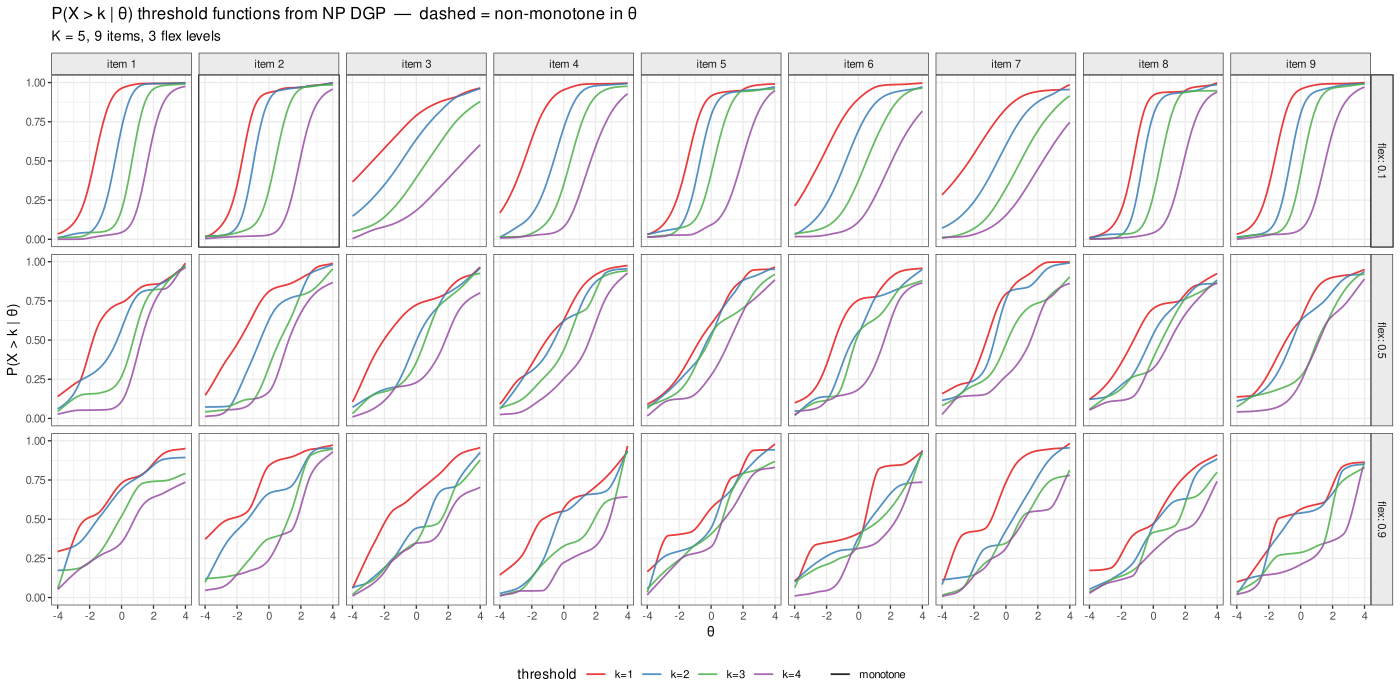

This chart was generated by the following R code:
## diag_threshold_monotonicity.R
## Checks whether the NP DGP produces non-monotone threshold functions P(X>k|theta)
## at high flex — the proposed mechanism behind the non-monotone imv_t_oracle pattern.
##
## Output: src/diag_threshold_monotonicity.pdf

suppressPackageStartupMessages({
  library(ggplot2)
  library(dplyr)
  library(tidyr)
})

OUT <- "/home/ben/Dropbox/Apps/Overleaf/binomial_model/src"

## ── NP DGP functions (copied from gpcm_binomial_sweep_np.R) ──────────────────

gpcm_probs <- function(theta, a, b) {
  K  <- length(b) + 1L
  ln <- matrix(0, nrow = length(theta), ncol = K)
  for (k in seq_len(K - 1L))
    ln[, k + 1L] <- ln[, k] + a * (theta - b[k])
  ln <- ln - apply(ln, 1, max)
  ex <- exp(ln); ex / rowSums(ex)
}

rand_mono_spline <- function(n_knots = 7L) {
  x_k <- seq(-4, 4, length.out = n_knots)
  y_k <- sort(runif(n_knots))
  splinefun(x_k, y_k, method = "monoH.FC")
}

np_probs <- function(theta, a_j, b_j, K, flex, splines_j) {
  n       <- K - 1L
  theta_c <- pmin(pmax(theta, -4), 4)

  gpcm_cat <- gpcm_probs(theta, a_j, b_j)
  gpcm_cum <- matrix(NA_real_, length(theta), n)
  for (k in seq_len(n))
    gpcm_cum[, k] <- 1 - rowSums(gpcm_cat[, seq_len(k), drop = FALSE])

  rand_cum <- matrix(NA_real_, length(theta), n)
  for (k in seq_len(n))
    rand_cum[, k] <- pmin(pmax(splines_j[[k]](theta_c), 0), 1)

  cum <- (1 - flex) * gpcm_cum + flex * rand_cum
  if (n > 1L) cum <- t(apply(cum, 1, sort, decreasing = TRUE))

  probs <- cbind(
    1 - cum[, 1],
    if (n > 1L) cum[, seq_len(n - 1L), drop = FALSE] -
                cum[, seq_len(n - 1L) + 1L, drop = FALSE],
    cum[, n]
  )
  pmax(probs, 1e-10)
}

## ── Diagnostic ───────────────────────────────────────────────────────────────

K       <- 5L
n_bound <- K - 1L
theta_g <- seq(-4, 4, length.out = 300)
n_items <- 9L
flex_vals <- c(0.1, 0.5, 0.9)

set.seed(42)
rows <- lapply(flex_vals, function(flex) {
  lapply(seq_len(n_items), function(j) {
    a_j       <- rlnorm(1, 0, 0.5)
    b_j       <- seq(-1.5, 1.5, length.out = n_bound) + rnorm(n_bound, 0, 0.3)
    splines_j <- lapply(seq_len(n_bound), function(k) rand_mono_spline())
    probs     <- np_probs(theta_g, a_j, b_j, K, flex, splines_j)
    ## cumulative P(X > k) for k = 1 ... K-1
    cum <- t(apply(probs, 1, function(p) rev(cumsum(rev(p)))[-1]))
    data.frame(
      theta     = rep(theta_g, n_bound),
      prob      = as.vector(cum),
      threshold = factor(rep(paste0("k=", seq_len(n_bound)), each = length(theta_g))),
      item      = paste0("item ", j),
      flex      = flex
    )
  })
})
df <- do.call(rbind, do.call(c, rows))

## Flag non-monotone curves: P(X>k|theta) should be non-decreasing in theta
non_mono <- df |>
  group_by(flex, item, threshold) |>
  arrange(theta) |>
  summarize(
    is_non_monotone = any(diff(prob) < -1e-6),
    max_decrease    = if (any(diff(prob) < 0)) min(diff(prob)) else 0,
    .groups = "drop"
  )

cat("Non-monotone threshold curves by flex level:\n")
non_mono |>
  group_by(flex) |>
  summarize(
    n_curves        = n(),
    n_non_monotone  = sum(is_non_monotone),
    pct             = round(100 * mean(is_non_monotone), 1),
    worst_decrease  = round(min(max_decrease), 4),
    .groups = "drop"
  ) |> print()

cat("\nPer-item breakdown at flex=0.9:\n")
non_mono |> filter(flex == 0.9) |>
  select(item, threshold, is_non_monotone, max_decrease) |>
  arrange(item, threshold) |> print(n = 40)

## ── Plot: threshold curves coloured by monotonicity ──────────────────────────
df_flag <- df |>
  left_join(non_mono |> select(flex, item, threshold, is_non_monotone),
            by = c("flex", "item", "threshold"))

p <- ggplot(df_flag, aes(x = theta, y = prob,
                         colour = threshold,
                         linetype = is_non_monotone,
                         group = interaction(threshold, item))) +
  geom_line(linewidth = 0.6, alpha = 0.85) +
  facet_grid(flex ~ item, labeller = labeller(flex = label_both)) +
  scale_linetype_manual(values = c("FALSE" = "solid", "TRUE" = "dashed"),
                        labels = c("FALSE" = "monotone", "TRUE" = "NON-MONOTONE"),
                        name = NULL) +
  scale_colour_brewer(palette = "Set1", name = "threshold") +
  labs(
    title = "P(X > k | θ) threshold functions from NP DGP  —  dashed = non-monotone in θ",
    subtitle = sprintf("K = %d, %d items, 3 flex levels", K, n_items),
    x = "θ", y = "P(X > k | θ)"
  ) +
  theme_bw(base_size = 10) +
  theme(strip.background = element_rect(fill = "grey92"),
        legend.position  = "bottom")

ggsave(file.path(OUT, "diag_threshold_monotonicity.pdf"),
       plot = p, width = 14, height = 7, device = cairo_pdf)
message("Saved src/diag_threshold_monotonicity.pdf")
